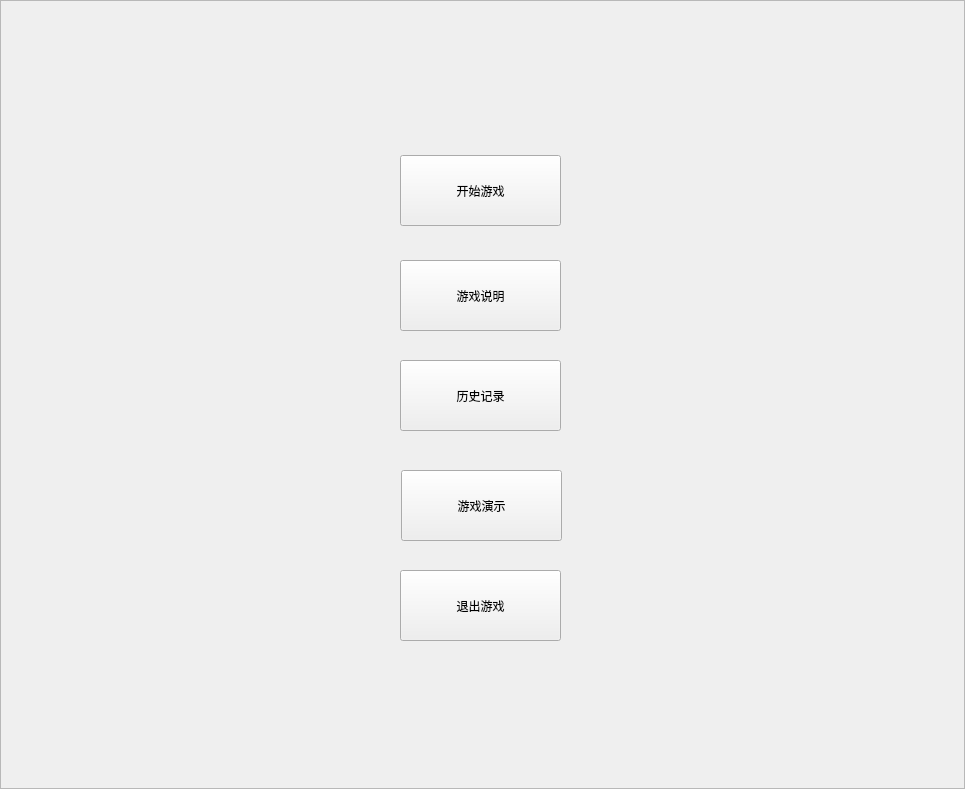
<?xml version="1.0" encoding="UTF-8"?>
<ui version="4.0">
 <class>Widget</class>
 <widget class="QWidget" name="Widget">
  <property name="geometry">
   <rect>
    <x>0</x>
    <y>0</y>
    <width>965</width>
    <height>789</height>
   </rect>
  </property>
  <property name="windowTitle">
   <string>Widget</string>
  </property>
  <property name="styleSheet">
   <string notr="true">background-image: url(:D:\Programming\Qt\QtProjects\Hanoi\image\background.jpg);</string>
  </property>
  <layout class="QGridLayout" name="gridLayout">
   <property name="leftMargin">
    <number>0</number>
   </property>
   <property name="topMargin">
    <number>0</number>
   </property>
   <property name="rightMargin">
    <number>0</number>
   </property>
   <property name="bottomMargin">
    <number>0</number>
   </property>
   <item row="0" column="0">
    <widget class="QFrame" name="frame">
     <property name="styleSheet">
      <string notr="true">#frame{border-image: url(:/new/prefix1/image/background.jpg);}</string>
     </property>
     <property name="frameShape">
      <enum>QFrame::StyledPanel</enum>
     </property>
     <property name="frameShadow">
      <enum>QFrame::Raised</enum>
     </property>
     <widget class="QPushButton" name="HistoryButton">
      <property name="geometry">
       <rect>
        <x>400</x>
        <y>360</y>
        <width>161</width>
        <height>71</height>
       </rect>
      </property>
      <property name="styleSheet">
       <string notr="true">font: 12pt &quot;Agency FB&quot;;</string>
      </property>
      <property name="text">
       <string>历史记录</string>
      </property>
     </widget>
     <widget class="QPushButton" name="ShowButton">
      <property name="geometry">
       <rect>
        <x>401</x>
        <y>470</y>
        <width>161</width>
        <height>71</height>
       </rect>
      </property>
      <property name="styleSheet">
       <string notr="true">font: 12pt &quot;Agency FB&quot;;</string>
      </property>
      <property name="text">
       <string>游戏演示</string>
      </property>
     </widget>
     <widget class="QPushButton" name="ExitButton">
      <property name="geometry">
       <rect>
        <x>400</x>
        <y>570</y>
        <width>161</width>
        <height>71</height>
       </rect>
      </property>
      <property name="styleSheet">
       <string notr="true">font: 12pt &quot;Agency FB&quot;;</string>
      </property>
      <property name="text">
       <string>退出游戏</string>
      </property>
     </widget>
     <widget class="QPushButton" name="ExplainButton">
      <property name="geometry">
       <rect>
        <x>400</x>
        <y>260</y>
        <width>161</width>
        <height>71</height>
       </rect>
      </property>
      <property name="styleSheet">
       <string notr="true">font: 12pt &quot;Agency FB&quot;;</string>
      </property>
      <property name="text">
       <string>游戏说明</string>
      </property>
     </widget>
     <widget class="QPushButton" name="StartButton">
      <property name="geometry">
       <rect>
        <x>400</x>
        <y>155</y>
        <width>161</width>
        <height>71</height>
       </rect>
      </property>
      <property name="styleSheet">
       <string notr="true">font: 12pt &quot;Agency FB&quot;;</string>
      </property>
      <property name="text">
       <string>开始游戏</string>
      </property>
     </widget>
    </widget>
   </item>
  </layout>
 </widget>
 <layoutdefault spacing="6" margin="11"/>
 <resources/>
 <connections/>
</ui>
